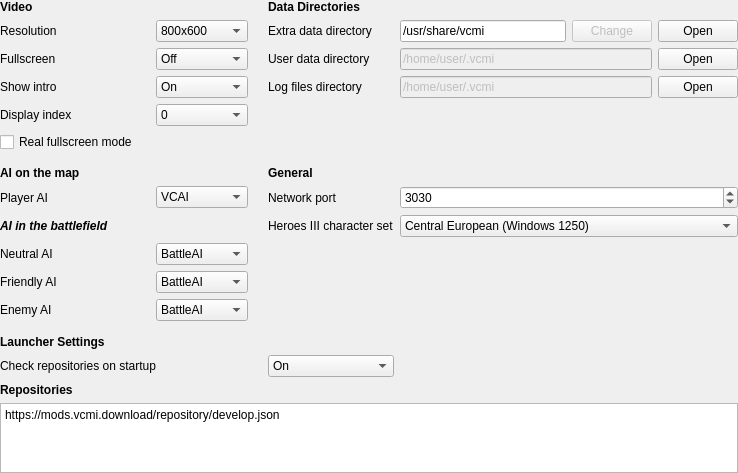
<?xml version="1.0" encoding="UTF-8"?>
<ui version="4.0">
 <class>CSettingsView</class>
 <widget class="QWidget" name="CSettingsView">
  <property name="geometry">
   <rect>
    <x>0</x>
    <y>0</y>
    <width>738</width>
    <height>471</height>
   </rect>
  </property>
  <property name="windowTitle">
   <string>Form</string>
  </property>
  <layout class="QGridLayout" name="gridLayout">
   <property name="leftMargin">
    <number>0</number>
   </property>
   <property name="topMargin">
    <number>0</number>
   </property>
   <property name="rightMargin">
    <number>0</number>
   </property>
   <property name="bottomMargin">
    <number>0</number>
   </property>
   <item row="3" column="6">
    <widget class="QLabel" name="labelTempDir">
     <property name="text">
      <string>Log files directory</string>
     </property>
    </widget>
   </item>
   <item row="17" column="6">
    <widget class="QComboBox" name="comboBoxAutoCheck">
     <property name="currentIndex">
      <number>1</number>
     </property>
     <item>
      <property name="text">
       <string>Off</string>
      </property>
     </item>
     <item>
      <property name="text">
       <string>On</string>
      </property>
     </item>
    </widget>
   </item>
   <item row="0" column="6" colspan="4">
    <widget class="QLabel" name="labelDataDirs">
     <property name="font">
      <font>
       <weight>75</weight>
       <bold>true</bold>
      </font>
     </property>
     <property name="text">
      <string>Data Directories</string>
     </property>
    </widget>
   </item>
   <item row="0" column="1" colspan="4">
    <widget class="QLabel" name="labelVideo">
     <property name="font">
      <font>
       <weight>75</weight>
       <bold>true</bold>
      </font>
     </property>
     <property name="text">
      <string>Video</string>
     </property>
    </widget>
   </item>
   <item row="1" column="1">
    <widget class="QLabel" name="labelResolution">
     <property name="text">
      <string>Resolution</string>
     </property>
    </widget>
   </item>
   <item row="3" column="9">
    <widget class="QPushButton" name="openTempDir">
     <property name="text">
      <string>Open</string>
     </property>
    </widget>
   </item>
   <item row="11" column="4">
    <widget class="QComboBox" name="comboBoxNeutralAI">
     <item>
      <property name="text">
       <string>BattleAI</string>
      </property>
     </item>
     <item>
      <property name="text">
       <string>StupidAI</string>
      </property>
     </item>
    </widget>
   </item>
   <item row="2" column="6">
    <widget class="QLabel" name="labelUserDataDir">
     <property name="text">
      <string>User data directory</string>
     </property>
    </widget>
   </item>
   <item row="14" column="1">
    <widget class="QLabel" name="labelEnemyAI">
     <property name="minimumSize">
      <size>
       <width>0</width>
       <height>22</height>
      </size>
     </property>
     <property name="text">
      <string>Enemy AI</string>
     </property>
    </widget>
   </item>
   <item row="17" column="1" colspan="4">
    <widget class="QLabel" name="labelAutoCheck">
     <property name="text">
      <string>Check repositories on startup</string>
     </property>
    </widget>
   </item>
   <item row="4" column="1">
    <widget class="QLabel" name="labelDisplayIndex">
     <property name="text">
      <string>Display index</string>
     </property>
    </widget>
   </item>
   <item row="3" column="1">
    <widget class="QLabel" name="labelShowIntro">
     <property name="text">
      <string>Show intro</string>
     </property>
    </widget>
   </item>
   <item row="8" column="6" colspan="4">
    <widget class="QLabel" name="labelGeneral">
     <property name="font">
      <font>
       <weight>75</weight>
       <bold>true</bold>
      </font>
     </property>
     <property name="text">
      <string>General</string>
     </property>
    </widget>
   </item>
   <item row="4" column="4">
    <widget class="QComboBox" name="comboBoxDisplayIndex">
     <item>
      <property name="text">
       <string>0</string>
      </property>
     </item>
    </widget>
   </item>
   <item row="1" column="8">
    <widget class="QPushButton" name="changeGameDataDir">
     <property name="enabled">
      <bool>false</bool>
     </property>
     <property name="text">
      <string>Change</string>
     </property>
    </widget>
   </item>
   <item row="9" column="4">
    <widget class="QComboBox" name="comboBoxPlayerAI">
     <item>
      <property name="text">
       <string>VCAI</string>
      </property>
     </item>
    </widget>
   </item>
   <item row="3" column="7" colspan="2">
    <widget class="QLineEdit" name="lineEditTempDir">
     <property name="enabled">
      <bool>false</bool>
     </property>
     <property name="minimumSize">
      <size>
       <width>150</width>
       <height>0</height>
      </size>
     </property>
     <property name="text">
      <string>/home/user/.vcmi</string>
     </property>
     <property name="readOnly">
      <bool>true</bool>
     </property>
    </widget>
   </item>
   <item row="18" column="1" colspan="4">
    <widget class="QLabel" name="labelRepositories">
     <property name="font">
      <font>
       <weight>75</weight>
       <bold>true</bold>
      </font>
     </property>
     <property name="text">
      <string>Repositories</string>
     </property>
    </widget>
   </item>
   <item row="1" column="9">
    <widget class="QPushButton" name="openGameDataDir">
     <property name="text">
      <string>Open</string>
     </property>
    </widget>
   </item>
   <item row="9" column="7" colspan="3">
    <widget class="QSpinBox" name="spinBoxNetworkPort">
     <property name="minimum">
      <number>1024</number>
     </property>
     <property name="maximum">
      <number>65535</number>
     </property>
     <property name="value">
      <number>3030</number>
     </property>
    </widget>
   </item>
   <item row="20" column="1" colspan="9">
    <widget class="QPlainTextEdit" name="plainTextEditRepos">
     <property name="lineWrapMode">
      <enum>QPlainTextEdit::NoWrap</enum>
     </property>
     <property name="plainText">
      <string>https://mods.vcmi.download/repository/develop.json</string>
     </property>
    </widget>
   </item>
   <item row="2" column="9">
    <widget class="QPushButton" name="openUserDataDir">
     <property name="text">
      <string>Open</string>
     </property>
    </widget>
   </item>
   <item row="13" column="1">
    <widget class="QLabel" name="labelFriendlyAI">
     <property name="minimumSize">
      <size>
       <width>0</width>
       <height>22</height>
      </size>
     </property>
     <property name="text">
      <string>Friendly AI</string>
     </property>
    </widget>
   </item>
   <item row="9" column="1">
    <widget class="QLabel" name="labelPlayerAI">
     <property name="text">
      <string>Player AI</string>
     </property>
    </widget>
   </item>
   <item row="14" column="4">
    <widget class="QComboBox" name="comboBoxEnemyAI">
     <property name="editable">
      <bool>false</bool>
     </property>
     <property name="currentText">
      <string>BattleAI</string>
     </property>
     <item>
      <property name="text">
       <string>BattleAI</string>
      </property>
     </item>
     <item>
      <property name="text">
       <string>StupidAI</string>
      </property>
     </item>
    </widget>
   </item>
   <item row="2" column="1">
    <widget class="QLabel" name="labelFullScreen">
     <property name="text">
      <string>Fullscreen</string>
     </property>
    </widget>
   </item>
   <item row="7" column="1" colspan="4">
    <spacer name="spacerSections">
     <property name="orientation">
      <enum>Qt::Vertical</enum>
     </property>
     <property name="sizeType">
      <enum>QSizePolicy::Fixed</enum>
     </property>
     <property name="sizeHint" stdset="0">
      <size>
       <width>56</width>
       <height>8</height>
      </size>
     </property>
    </spacer>
   </item>
   <item row="1" column="7">
    <widget class="QLineEdit" name="lineEditGameDir">
     <property name="minimumSize">
      <size>
       <width>150</width>
       <height>0</height>
      </size>
     </property>
     <property name="text">
      <string>/usr/share/vcmi</string>
     </property>
    </widget>
   </item>
   <item row="1" column="6">
    <widget class="QLabel" name="labelGameDir">
     <property name="text">
      <string>Extra data directory</string>
     </property>
    </widget>
   </item>
   <item row="2" column="7" colspan="2">
    <widget class="QLineEdit" name="lineEditUserDataDir">
     <property name="enabled">
      <bool>false</bool>
     </property>
     <property name="minimumSize">
      <size>
       <width>150</width>
       <height>0</height>
      </size>
     </property>
     <property name="text">
      <string>/home/user/.vcmi</string>
     </property>
     <property name="readOnly">
      <bool>true</bool>
     </property>
    </widget>
   </item>
   <item row="2" column="4">
    <widget class="QComboBox" name="comboBoxFullScreen">
     <property name="currentIndex">
      <number>0</number>
     </property>
     <item>
      <property name="text">
       <string>Off</string>
      </property>
     </item>
     <item>
      <property name="text">
       <string>On</string>
      </property>
     </item>
    </widget>
   </item>
   <item row="8" column="1" colspan="4">
    <widget class="QLabel" name="labelAIMovingOnTheMap">
     <property name="font">
      <font>
       <weight>75</weight>
       <bold>true</bold>
      </font>
     </property>
     <property name="text">
      <string>AI on the map</string>
     </property>
    </widget>
   </item>
   <item row="3" column="4">
    <widget class="QComboBox" name="comboBoxShowIntro">
     <property name="currentIndex">
      <number>1</number>
     </property>
     <item>
      <property name="text">
       <string>Off</string>
      </property>
     </item>
     <item>
      <property name="text">
       <string>On</string>
      </property>
     </item>
    </widget>
   </item>
   <item row="16" column="1" colspan="4">
    <widget class="QLabel" name="LauncherSettings">
     <property name="font">
      <font>
       <weight>75</weight>
       <bold>true</bold>
      </font>
     </property>
     <property name="text">
      <string>Launcher Settings</string>
     </property>
    </widget>
   </item>
   <item row="9" column="6">
    <widget class="QLabel" name="labelNetworkPort">
     <property name="text">
      <string>Network port</string>
     </property>
    </widget>
   </item>
   <item row="1" column="4">
    <widget class="QComboBox" name="comboBoxResolution">
     <property name="maxVisibleItems">
      <number>11</number>
     </property>
     <item>
      <property name="text">
       <string>800x600</string>
      </property>
     </item>
     <item>
      <property name="text">
       <string>1024x600</string>
      </property>
     </item>
     <item>
      <property name="text">
       <string>1024x768</string>
      </property>
     </item>
     <item>
      <property name="text">
       <string>1280x800</string>
      </property>
     </item>
     <item>
      <property name="text">
       <string>1280x960</string>
      </property>
     </item>
     <item>
      <property name="text">
       <string>1280x1024</string>
      </property>
     </item>
     <item>
      <property name="text">
       <string>1366x768</string>
      </property>
     </item>
     <item>
      <property name="text">
       <string>1440x900</string>
      </property>
     </item>
     <item>
      <property name="text">
       <string>1600x1200</string>
      </property>
     </item>
     <item>
      <property name="text">
       <string>1680x1050</string>
      </property>
     </item>
     <item>
      <property name="text">
       <string>1920x1080</string>
      </property>
     </item>
    </widget>
   </item>
   <item row="15" column="1" colspan="4">
    <spacer name="spacerRepos">
     <property name="orientation">
      <enum>Qt::Vertical</enum>
     </property>
     <property name="sizeType">
      <enum>QSizePolicy::Fixed</enum>
     </property>
     <property name="sizeHint" stdset="0">
      <size>
       <width>20</width>
       <height>8</height>
      </size>
     </property>
    </spacer>
   </item>
   <item row="13" column="4">
    <widget class="QComboBox" name="comboBoxFriendlyAI">
     <property name="editable">
      <bool>false</bool>
     </property>
     <property name="currentText">
      <string>BattleAI</string>
     </property>
     <item>
      <property name="text">
       <string>BattleAI</string>
      </property>
     </item>
     <item>
      <property name="text">
       <string>StupidAI</string>
      </property>
     </item>
    </widget>
   </item>
   <item row="10" column="7" colspan="3">
    <widget class="QComboBox" name="comboBoxEncoding">
     <item>
      <property name="text">
       <string>Central European (Windows 1250)</string>
      </property>
     </item>
     <item>
      <property name="text">
       <string>Cyrillic script (Windows 1251)</string>
      </property>
     </item>
     <item>
      <property name="text">
       <string>Western European (Windows 1252)</string>
      </property>
     </item>
     <item>
      <property name="text">
       <string>Simplified Chinese (GBK)</string>
      </property>
     </item>
     <item>
      <property name="text">
       <string>Simplified Chinese (GB2312)</string>
      </property>
     </item>
    </widget>
   </item>
   <item row="10" column="1">
    <widget class="QLabel" name="labelAIInTheBattlefield">
     <property name="font">
      <font>
       <weight>75</weight>
       <italic>true</italic>
       <bold>true</bold>
       <underline>false</underline>
      </font>
     </property>
     <property name="text">
      <string>AI in the battlefield</string>
     </property>
    </widget>
   </item>
   <item row="11" column="5">
    <spacer name="spacerColumns">
     <property name="orientation">
      <enum>Qt::Horizontal</enum>
     </property>
     <property name="sizeType">
      <enum>QSizePolicy::Fixed</enum>
     </property>
     <property name="sizeHint" stdset="0">
      <size>
       <width>8</width>
       <height>20</height>
      </size>
     </property>
    </spacer>
   </item>
   <item row="10" column="6">
    <widget class="QLabel" name="labelEncoding">
     <property name="text">
      <string>Heroes III character set</string>
     </property>
    </widget>
   </item>
   <item row="11" column="1">
    <widget class="QLabel" name="labelNeutralAI">
     <property name="text">
      <string>Neutral AI</string>
     </property>
    </widget>
   </item>
   <item row="5" column="1">
    <widget class="QCheckBox" name="checkBoxFullScreen">
     <property name="text">
      <string>Real fullscreen mode</string>
     </property>
    </widget>
   </item>
  </layout>
 </widget>
 <resources/>
 <connections/>
</ui>
